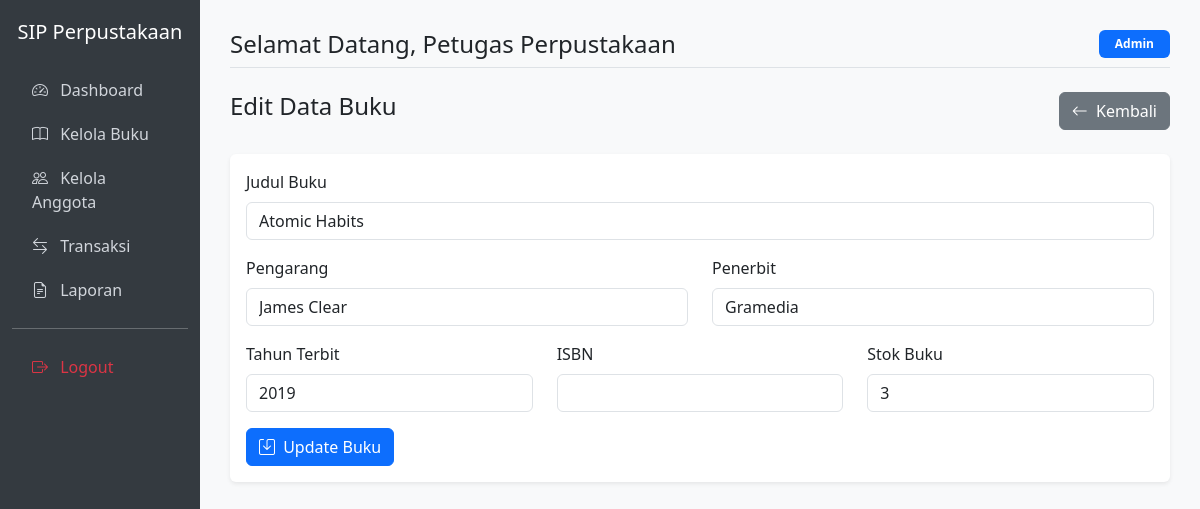
The page /buku/edit.php?id=10 (signed in) on the database its author committed.
### tables this page shows
CREATE TABLE IF NOT EXISTS buku (
    id INT AUTO_INCREMENT PRIMARY KEY,
    kode_buku VARCHAR(20) UNIQUE NOT NULL,
    judul VARCHAR(255) NOT NULL,
    pengarang VARCHAR(100) NOT NULL,
    penerbit VARCHAR(100) NOT NULL,
    tahun_terbit YEAR NOT NULL,
    kategori VARCHAR(50) NOT NULL,
    stok INT NOT NULL DEFAULT 0,
    created_at TIMESTAMP DEFAULT CURRENT_TIMESTAMP
);

### buku/edit.php (the view, shortened to what this page needs)
<?php
require_once '../includes/header.php';
$id = $_GET['id'];
$stmt = $conn->prepare("SELECT * FROM buku WHERE id = :id");
$stmt->execute(['id' => $id]);
$buku = $stmt->fetch();
?>
<div class="d-flex justify-content-between align-items-center mb-4">
    <h4>Edit Data Buku</h4>
    <a href="index.php" class="btn btn-secondary"><i class="bi bi-arrow-left me-1"></i> Kembali</a>
</div>
<div class="card">
    <div class="card-body">
        <form method="POST" action="">
            <div class="mb-3">
                <label for="judul" class="form-label">Judul Buku</label>
                <input type="text" class="form-control" id="judul" name="judul" value="<?= htmlspecialchars($buku->judul) ?>" required>
            </div>
            <div class="row">
                <div class="col-md-6 mb-3">
                    <label for="pengarang" class="form-label">Pengarang</label>
                    <input type="text" class="form-control" id="pengarang" name="pengarang" value="<?= htmlspecialchars($buku->pengarang) ?>" required>
                </div>
                <div class="col-md-6 mb-3">
                    <label for="penerbit" class="form-label">Penerbit</label>
                    <input type="text" class="form-control" id="penerbit" name="penerbit" value="<?= htmlspecialchars($buku->penerbit) ?>" required>
                </div>
            </div>
            <div class="row">
                <div class="col-md-4 mb-3">
                    <label for="tahun_terbit" class="form-label">Tahun Terbit</label>
                    <input type="number" class="form-control" id="tahun_terbit" name="tahun_terbit" min="1900" max="2099" value="<?= htmlspecialchars($buku->tahun_terbit) ?>" required>
                </div>
                <div class="col-md-4 mb-3">
                    <label for="isbn" class="form-label">ISBN</label>
                    <input type="text" class="form-control" id="isbn" name="isbn" value="<?= htmlspecialchars($buku->isbn) ?>" required>
                </div>
                <div class="col-md-4 mb-3">
                    <label for="stok" class="form-label">Stok Buku</label>
                    <input type="number" class="form-control" id="stok" name="stok" min="0" value="<?= htmlspecialchars($buku->stok) ?>" required>
                </div>
            </div>
            <button type="submit" class="btn btn-primary"><i class="bi bi-save me-1"></i> Update Buku</button>
        </form>
    </div>
</div>
<?php require_once '../includes/footer.php'; ?>

### includes/header.php (style rules this page uses)
body { background-color: #f8f9fa; }
.card { box-shadow: 0 0.125rem 0.25rem rgba(0, 0, 0, 0.075); border: none; }

### rows shown on the page
buku: judul "Atomic Habits", pengarang "James Clear", penerbit "Gramedia", tahun_terbit "2019", stok "3"

### other values the page prints
$_SESSION['nama_lengkap'] "Petugas Perpustakaan"
$_SESSION['role'] "Admin"
